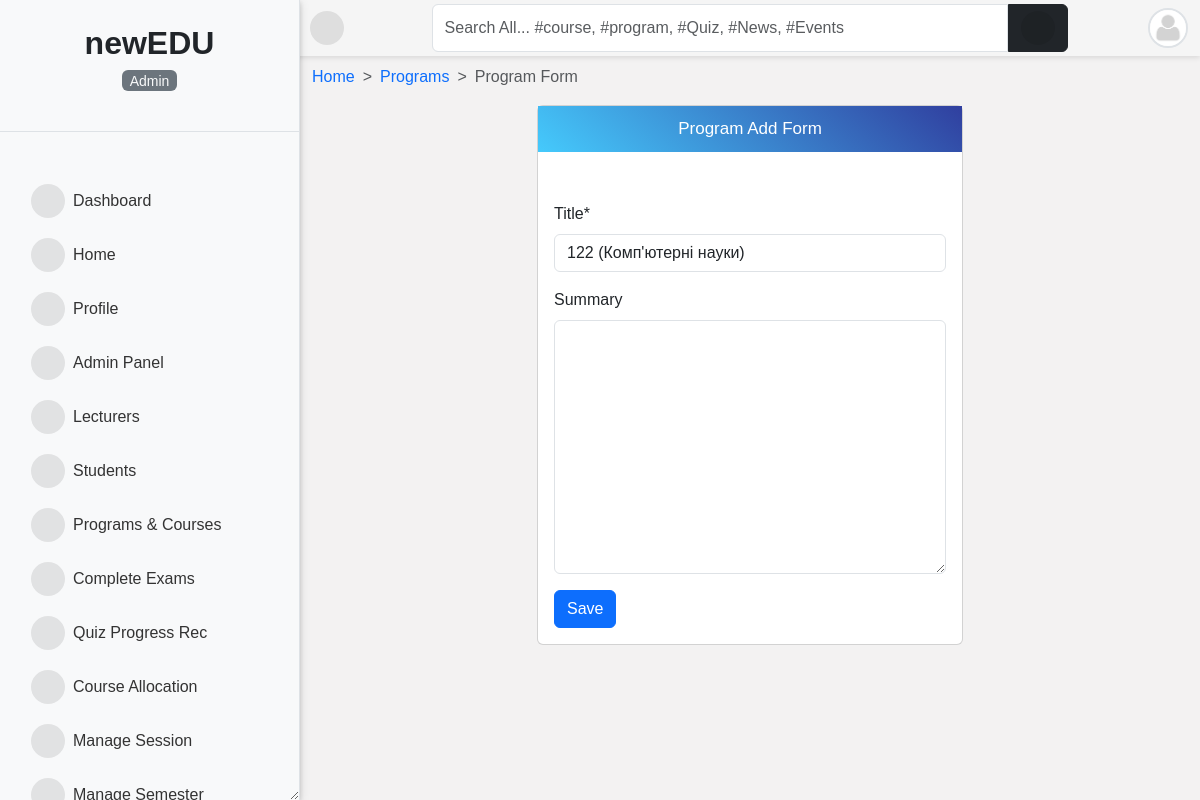
The app's page /uk/programs/11/edit/ (signed in) with its own data.
### accounts/models.py (models this page shows, shortened)
class User(AbstractUser):
    is_student = models.BooleanField(default=False)
    is_lecturer = models.BooleanField(default=False)
    is_parent = models.BooleanField(default=False)
    is_dep_head = models.BooleanField(default=False)
    gender = models.CharField(max_length=1, choices=GENDERS, blank=True, null=True)
    phone = models.CharField(max_length=60, blank=True, null=True)
    address = models.CharField(max_length=60, blank=True, null=True)
    picture = models.ImageField(
        upload_to="profile_pictures/%y/%m/%d/", default="default.png", null=True
    )
    email = models.EmailField(blank=True, null=True)
    username_validator = ASCIIUsernameValidator()
    objects = CustomUserManager()
    class Meta:
        ordering = ("-date_joined",)
    @property
    def get_user_role(self):
        if self.is_superuser:
            role = _("Admin")
        elif self.is_student:
            role = _("Student")
        elif self.is_lecturer:
            role = _("Lecturer")
        elif self.is_parent:
            role = _("Parent")
        return role

### course/models.py (models this page shows, shortened)
class Program(models.Model):
    title = models.CharField(max_length=150, unique=True)
    summary = models.TextField(blank=True)
    objects = ProgramManager()

### accounts/decorators.py (the view)
    def wrapper(request, *args, **kwargs):
        if test_func(request.user):
            return function(request, *args, **kwargs) if function else None
        return redirect(redirect_to)

### course/forms.py
class ProgramForm(forms.ModelForm):
    class Meta:
        model = Program
        fields = "__all__"
    def __init__(self, *args, **kwargs):
        super().__init__(*args, **kwargs)
        self.fields["title"].widget.attrs.update({"class": "form-control"})
        self.fields["summary"].widget.attrs.update({"class": "form-control"})

### course/views.py (called while the page is built)
@login_required
@lecturer_required
def program_edit(request, pk):
    program = get_object_or_404(Program, pk=pk)
    if request.method == "POST":
        form = ProgramForm(request.POST, instance=program)
        if form.is_valid():
            program = form.save()
            messages.success(request, f"{program.title} program has been updated.")
            return redirect("programs")
        messages.error(request, "Correct the error(s) below.")
    else:
        form = ProgramForm(instance=program)
    return render(
        request, "course/program_add.html", {"title": "Edit Program", "form": form}
    )

### templates/course/program_add.html (shortened to what this page needs)
{% extends 'base.html' %}
{% load i18n %}
{% load crispy_forms_tags %}
{% load static %}
{% block content %}
<nav style="--bs-breadcrumb-divider: '>';" aria-label="breadcrumb">
    <ol class="breadcrumb">
        <li class="breadcrumb-item"><a href="/">{% trans 'Home' %}</a></li>
        <li class="breadcrumb-item"><a href="{% url 'programs' %}">{% trans 'Programs' %}</a></li>
        <li class="breadcrumb-item active" aria-current="page">{% trans 'Program Form' %}</li>
    </ol>
</nav>
<div class="row">
<div class="col-md-6 mx-auto">
    <div class="card">
        <p class="form-title">{% trans 'Program Add Form' %}</p>
        <div class="p-3"><br>
            <form action="" method="POST">{% csrf_token %}
                {{ form.title|as_crispy_field }}
                {{ form.summary|as_crispy_field }}
                <input class="btn btn-primary" type="submit" value="{% trans 'Save' %}">
            </form>
        </div>
    </div>
</div>
</div>
{% endblock content %}

### templates/sidebar.html (shortened to what this page needs)
{% load static %}
{% load i18n %}
<div id="side-nav" class="d-flex flex-column bg-light vh-100 border-end">
    <div class="main-menu flex-grow-1">
        <div class="text-center py-4 border-bottom">
            <a href="/" class="text-decoration-none">
                <span class="h2 fw-bold text-dark">newEDU</span>
            <p class="mt-2 small text-muted">
                <mark class="bg-secondary text-light rounded px-2">
                    {{ request.user.get_user_role }}
                </mark>
            </p>
        </div>
        {% url 'home' as hom %} {% url 'dashboard' as dash %} {% url 'profile' as prof %}
        {% url 'lecturer_list' as lec %} {% url 'student_list' as stu %}
        {% url 'course_allocation_view' as cav %} {% url 'programs' as pro %}
        {% url 'session_list' as sess %} {% url 'semester_list' as sem %}
        {% url 'add_score' as ascore %} {% url 'grade_results' as vr %}
        {% url 'ass_results' as ar %} {% url 'course_registration' as cr %}
        {% url 'edit_profile' as ep %} {% url 'change_password' as cp %}
        {% url 'quiz_progress' as qpr %} {% url 'quiz_marking' as qce %}
        {% url 'user_course_list' as ucl %} {% url 'admin_panel' as admin_p %}
        <ul class="nav flex-column px-3 pt-3">
            {% if request.user.is_superuser %}
            <li class="nav-item">
                <a class="nav-link {% if request.path == dash %}active fw-bold{% endif %}" href="{{ dash }}">
                    <i class="fas fa-tachometer-alt me-2"></i>{% trans 'Dashboard' %}
                </a>
            </li>
            {% endif %}
            <li class="nav-item">
                <a class="nav-link {% if request.path == hom %}active fw-bold{% endif %}" href="{{ hom }}">
                    <i class="fas fa-home me-2"></i>{% trans 'Home' %}
                </a>
            </li>
            <li class="nav-item">
                <a class="nav-link {% if request.path == prof %}active fw-bold{% endif %}" href="{{ prof }}">
                    <i class="fas fa-user me-2"></i>{% trans 'Profile' %}
                </a>
            </li>
            {% if request.user.is_superuser %}
            <li class="nav-item">
                <a class="nav-link {% if request.path == admin_p %}active fw-bold{% endif %}" href="{{ admin_p }}">
                    <i class="fas fa-user-tie me-2"></i>{% trans 'Admin Panel' %}
                </a>
            </li>
            <li class="nav-item">
                <a class="nav-link {% if request.path == lec %}active fw-bold{% endif %}" href="{{ lec }}">
                    <i class="fas fa-chalkboard-teacher me-2"></i>{% trans 'Lecturers' %}
                </a>
            </li>
            <li class="nav-item">
                <a class="nav-link {% if request.path == stu %}active fw-bold{% endif %}" href="{{ stu }}">
                    <i class="fas fa-user-graduate me-2"></i>{% trans 'Students' %}
                </a>
            </li>
            {% endif %}
            {% if request.user.is_superuser or request.user.is_lecturer %}
            <li class="nav-item">
                <a class="nav-link {% if request.path == pro %}active fw-bold{% endif %}" href="{{ pro }}">
                    <i class="fas fa-book-open me-2"></i>{% trans 'Programs & Courses' %}
                </a>
            </li>
            <li class="nav-item">
                <a class="nav-link {% if request.path == qce %}active fw-bold{% endif %}" href="{{ qce }}">
                    <i class="fas fa-check-double me-2"></i>{% trans 'Complete Exams' %}
                </a>
            </li>
            {% endif %}
            {% if request.user.is_superuser %}
            <li class="nav-item">
                <a class="nav-link {% if request.path == qpr %}active fw-bold{% endif %}" href="{{ qpr }}">
                    <i class="fas fa-record-vinyl me-2"></i>{% trans 'Quiz Progress Rec' %}
                </a>
            </li>
            <li class="nav-item">
                <a class="nav-link {% if request.path == cav %}active fw-bold{% endif %}" href="{{ cav }}">
                    <i class="fas fa-tasks me-2"></i>{% trans 'Course Allocation' %}
                </a>
            </li>
            <li class="nav-item">
                <a class="nav-link {% if request.path == sess %}active fw-bold{% endif %}" href="{{ sess }}">
                    <i class="fas fa-calendar-week me-2"></i>{% trans 'Manage Session' %}
                </a>
            </li>
            <li class="nav-item">
                <a class="nav-link {% if request.path == sem %}active fw-bold{% endif %}" href="{{ sem }}">
                    <i class="fas fa-calendar-alt me-2"></i>{% trans 'Manage Semester' %}
                </a>
            </li>
            {% endif %}
        </ul>
    </div>
</div>

### templates/navbar.html (shortened to what this page needs)
{% load i18n%}
<div id="top-navbar" class="py-1">
	<div class="container">
		<div class="nav-wrapper">
			<div class="toggle-btn" onclick="toggleSidebar()">
				<i class="fas fa-bars"></i>
			</div>
			<form class="form-header" action="{% url 'query' %}" method="GET">
				<input id="primary-search" class="form-control rounded-end-0" type="text" name="q" value="{{ request.GET.q }}"
					placeholder="{% trans 'Search All... #course, #program, #Quiz, #News, #Events' %}" required />
				<button class="btn btn-dark rounded-start-0" type="submit">
					<i class="fas fa-search"></i>
				</button>
			</form>
			<div class="dropdown">
				<div class="avatar border border-2" type="button" data-bs-toggle="dropdown" aria-expanded="false">
					<img src="{{ request.user.picture.url }}">
				</div>
			</div>
		</div>
	</div>
</div>

### templates/sidebar.html (style rules this page uses)
#side-nav .nav-link { color: #333; padding: 10px 15px; border-radius: 0; transition: background-color 0.2s; }

### records on screen
User: user.get_user_role "Admin", user.picture (placeholder picture)
Program: title "122 (Комп'ютерні науки)"
